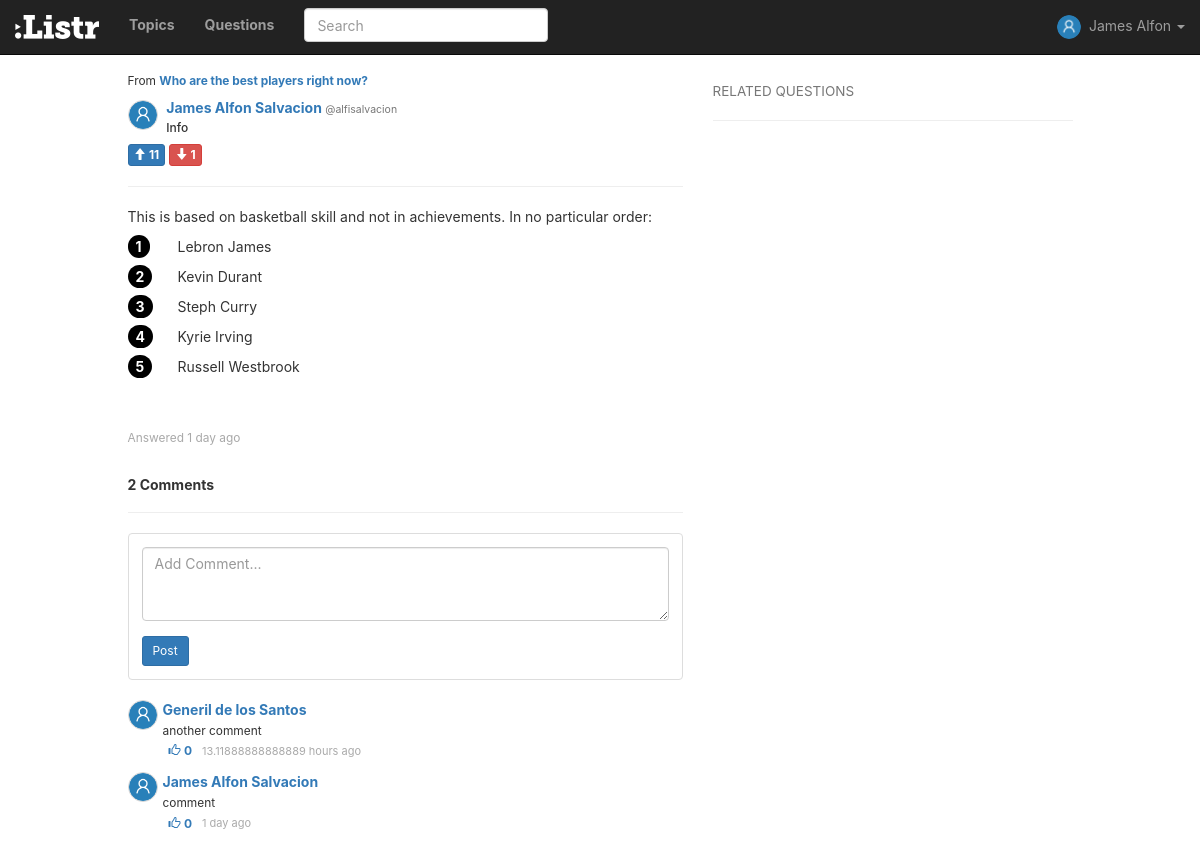
The app's page /answer/24/ (signed in) with its own data.
### questions/models.py (models this page shows, shortened)
class Answer(models.Model):
	description = models.CharField(max_length = 100, default = "Description")
	question = models.ForeignKey(Question, on_delete = models.CASCADE)
	respondent = models.ForeignKey(User, on_delete = models.CASCADE)
	answer_date = models.DateTimeField(auto_now_add=True)
	upvotes = models.IntegerField(default = 0)
	downvotes = models.IntegerField(default = 0)
	def __unicode__(self):
		return self.description
	class Meta:
		ordering = ['-answer_date']

class Question(models.Model):
	question = models.CharField(max_length = 30)
	details = models.CharField(max_length = 100, default = "")
	questioner = models.ForeignKey(User, on_delete = models.CASCADE)
	question_date = models.DateTimeField(auto_now_add=True)
	upvotes = models.IntegerField(default = 0)
	downvotes = models.IntegerField(default = 0)
	topic = models.ForeignKey(Topic, blank = True, null = True, on_delete = models.CASCADE)
	def __unicode__(self):
		return self.question
	class Meta:
		ordering = ['-question_date']

class Instruction(models.Model):
	instruction = models.CharField(max_length = 100)
	answer = models.ForeignKey(Answer, on_delete = models.CASCADE)
	number = models.IntegerField(default = 1)
	image = models.FileField(blank=True)
	def __unicode__(self):
		return self.instruction
	class Meta:
		ordering = ['number']

class Comment(models.Model):
	comment = models.CharField(max_length = 50)
	answer = models.ForeignKey(Answer, on_delete = models.CASCADE)
	commenter = models.ForeignKey(User, on_delete = models.CASCADE)
	comment_date = models.DateTimeField(auto_now_add=True)
	likes = models.IntegerField(default = 0)
	class Meta:
		ordering = ['-comment_date']

### questions/views.py (the view)
# urls.py: url(r'^answer/(?P<answer_id>[0-9]+)/$', views.answer_detail, name='answer_detail'),
def answer_detail(request, answer_id):
	if not request.user.is_authenticated:
		return redirect('/')
	answer = Answer.objects.get(id = answer_id)
	instructions = Instruction.objects.filter(answer = answer)
	comment_date = []
	date_relative = prettydate(answer.answer_date)
	comments = Comment.objects.filter(answer = answer)
	lencomments = len(comments)
	for item in comments:
		if isinstance(item.comment_date, datetime):
			tmp = prettydate(item.comment_date)
		else:
			tmp = "No date specified"
		comment_date.append(tmp)
	zipped_data = zip(comments, comment_date)
	context = {
		'answer': answer,
		'instructions': instructions,
		'date': date_relative,
		'comments': zipped_data,
		'lencomments': lencomments
	}
	return render(request, 'answer_select.html', context)

### questions/views.py (called while the page is built)
def prettydate(d):
	utc = UTC()
	diff = datetime.now(utc) - d
	s = diff.seconds
	if diff.days > 7 or diff.days < 0:
		return d.strftime('%b %d, %y')
	elif diff.days == 1:
		return '1 day ago'
	elif diff.days > 1:
		return '{} days ago'.format(diff.days)
	elif s <= 1:
		return 'just now'
	elif s < 60:
		return '{} seconds ago'.format(s)
	elif s < 120:
		return '1 minute ago'
	elif s < 3600:
		return '{} minutes ago'.format(s/60)
	elif s < 7200:
		return '1 hour ago'
	else:
		return '{} hours ago'.format(s/3600)

	def utcoffset(self, dt):
		return ZERO

	def dst(self, dt):
		return ZERO

### questions/templates/answer_select.html (shortened to what this page needs)
{% extends "base.html" %}
{% load static %}
{% block styles %}
  <link rel="stylesheet" href="{% static 'questions/css/steps.css' %}">
{% endblock %}
{% block content %}
  <small>From <b><a href="/questions/{{answer.question.id}}">{{answer.question}}</a></b></small>
  <div class="row" style="margin-top:10px; margin-bottom:10px;">
    <div class="col-xs-1">
      <img class="center-cropped" src="{% static 'questions/assets/default-user-avatar.png' %}" height="30px" width="30px">
    </div>
    <div class="col-xs-11" style="padding-left: 5px;">
      <h5 style="font-weight:bold; margin-top:0px; margin-bottom:5px;">
      <a href="{% url 'profile' answer.respondent.id %}">
        {{answer.respondent.first_name}} {{ answer.respondent.last_name}}
      </a>
        <small>@{{answer.respondent.username}}</small></h5>
      <h6 style="margin-bottom:0px; margin-top:5px;">Info</h6>
    </div>
  </div>
  <div style="margin-top: 5px;">
        <form action="{% url 'answer_upvote' answer.id %}?next={{ request.path }}" method="POST" style="display:inline-block;">
            <button type="submit" class="btn btn-primary btn-xs">
              <span class="glyphicon glyphicon-arrow-up"></span>
              <span style="font-weight:bold">{{answer.upvotes}}</span>
            </button>
        </form>
        <form class="" action="{% url 'answer_downvote' answer.id %}?next={{ request.path }}" method="POST" style="display:inline-block;">
            <button type="submit" class="btn btn-danger btn-xs">
              <span class="glyphicon glyphicon-arrow-down"></span>
              <span style="font-weight:bold">{{answer.downvotes}}</span>
            </button><br>
        </form>
  </div>
  <hr>
  <p style="word-wrap: break-word;">{{answer}}</p>
  <ol class="instructions">
    {% for step in instructions %}
    <li style="word-wrap: break-word" class="more"><span>{{step}}</span></li>
    {% endfor %}
  </ol>
  <br><br>
  <small style="color:darkgray">Answered {{date}}</small>
{% endblock %}
{% block comments %}
  {% include "comments.html" %}
{% endblock %}
{% block rightbar %}
  {% include "rightbar/related.html" %}
{% endblock %}

### questions/templates/navbar.html (shortened to what this page needs)
{% load static %}
<nav class="navbar navbar-inverse navbar-fixed-top listr-navbar">
  <div class="container-fluid">
    <div class="navbar-header">
      <a class="navbar-brand" href="/questions"><img src="{% static 'questions/assets/logo-small.png' %}" alt="Listr"></a>
    </div>
    <div class="collapse navbar-collapse" id="bs-example-navbar-collapse-1">
      <ul class="nav navbar-nav">
        <li><a href="/topics" style="font-weight:bold">Topics</a></li>
        <li><a href="/questions" style="font-weight:bold">Questions</a></li>
      </ul>
      <form class="navbar-form navbar-left">
        <div class="form-group">
          <input type="text" class="form-control search-box" placeholder="Search">
        </div>
      </form>
      <ul class="nav navbar-nav navbar-right">
        <li class="dropdown">
          <a href="#" class="dropdown-toggle" data-toggle="dropdown" role="button" aria-haspopup="true" aria-expanded="false">
            <img class="center-cropped" src="{% static 'questions/assets/default-user-avatar.png' %}" width="24px" height="24px" style="border:none;">&nbsp;&nbsp;{{user.first_name}} <span class="caret"></span>
          </a>
        </li>
      </ul>
    </div>
  </div>
</nav>

### questions/templates/comments.html (shortened to what this page needs)
{% load static %}
<br><br>
{% if lencomments > 1 %}
  <h5 style="font-weight:bold">{{lencomments}} Comments</h5>
{% elif lencomments == 1 %}
  <h5 style="font-weight:bold">1 Comment</h5>
{% else %}
  <h5 style="font-weight:bold">No Comments</h5>
{% endif %}
<hr>
<div class="thumbnail">
  <div class="caption">
    <form class="" action="{% url 'addcomment' answer_id=answer.pk%}" method="POST">
      <div class="form-group">
        <textarea id="commentarea" class="form-control" rows="3" name="comment" maxlength="500" placeholder="Add Comment..."></textarea>
      </div>
      <button type="submit" class="btn btn-primary btn-sm">Post</button>
    </form>
  </div>
</div>
<div class="actionBox">
  <ul class="commentList">
    {% for comment, comment_date in comments %}
    <li>
      <div class="commenterImage">
        <img class="center-cropped" src="{% static 'questions/assets/default-user-avatar.png' %}" width="30px" height="30px">
      </div>
      <div class="commentText">
        <p style="font-weight:bold">
          <a href="{% url 'profile' comment.commenter.id %}">
            {{comment.commenter.first_name}} {{comment.commenter.last_name}}
          </a>
        </p>
        <small class="more" style="word-wrap: normal;"> {{comment.comment}} </small><br>
        <form action="{% url 'likecomment' comment.id %}?next={{ request.path }}" method="POST" style="display:inline-block;">
            <button type="submit" class="btn btn-xs btn-link" style="text-decoration:none;">
              <span class="glyphicon glyphicon-thumbs-up"></span>
              <span style="font-weight:bold">{{comment.likes}}</span>
            </button>
        </form>
        <span class="date sub-text"> {{comment_date}} </span>
      </div>
    </li>
    {% endfor %}
  </ul>
</div>

### questions/static/questions/css/app.css (style rules this page uses)
body { font-family: -apple-system, BlinkMacSystemFont, "Segoe UI", Helvetica, Arial, sans-serif, "Apple Color Emoji", "Segoe UI Emoji", "Segoe UI Symbol"; padding-top: 70px; }
.commentList { padding: 0; list-style: none; }
.commentList li { margin: 0; margin-top: 10px; }
.commentList li>div { display: table-cell; }
.commenterImage { width: 30px; margin-right: 5px; height: 100%; float: left; }
.commenterImage img { width: 100%; border-radius: 50%; }
.commentText p, .commentText small { margin: 0; }
.sub-text { color: #aaa; font-size: 11px; }
.center-cropped { object-fit: scale-down; object-position: center; border-radius: 500px; border: 0.5px solid lightgray; }

### questions/static/questions/css/steps.css (style rules this page uses)
.instructions { margin: 0; padding: 0; list-style-type: none; list-style-position: inside; }
.instructions li { counter-increment: step-counter; margin-bottom: 10px; position: relative; }
.instructions li span { position: absolute; left: 50px; }
.instructions li::before { content: counter(step-counter); margin-right: 5px; font-size: 1em; font-weight: bold; padding: 3px 8px;; color: white; background: black; border-radius: 100px; }

### records on screen
Answer: question "Who are the best players right now?", respondent.first_name "James Alfon", respondent.last_name "Salvacion", respondent.username "alfisalvacion", upvotes "11", downvotes "1", description "This is based on basketball skill and not in achievements. In no particular order:"
Instruction: instruction "Lebron James"
Instruction: instruction "Kevin Durant"
Instruction: instruction "Steph Curry"
Instruction: instruction "Kyrie Irving"
Instruction: instruction "Russell Westbrook"
Comment: commenter.first_name "Generil", commenter.last_name "de los Santos", comment "another comment", likes "0", comment_date "13.11888888888889 hours ago"
Comment: commenter.first_name "James Alfon", commenter.last_name "Salvacion", comment "comment", likes "0", comment_date "1 day ago"

### other values on screen
{{ user.first_name }} "James Alfon"
{{ date }} "1 day ago"
{{ lencomments }} "2"
